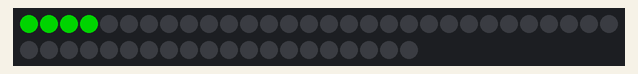
Bench run of a sketch on a simulated Arduino Uno, built with avr-gcc and run on an emulated ATmega328P. Parts: 50 RGB LEDs in strip order, left to right, continuing on the next row. Dim RGB values are drawn brighter than linear.

Above: at 0.1 s.
At 8.1 s:
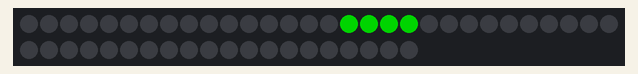
At 12.2 s:
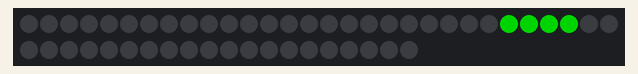
At 18.2 s:
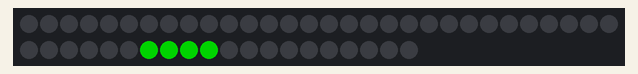
At 28.3 s:
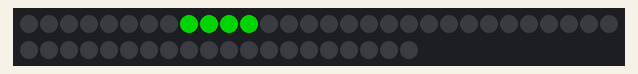
At 38.4 s:
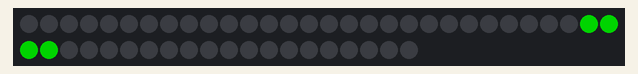

The sketch:

LEDLightShow.ino
```cpp
#define FASTLED_INTERNAL
#include "FastLED.h"

// How many leds in your strip?
#define NUM_LEDS 50

// For led chips like Neopixels, which have a data line, ground, and power, you just
// need to define DATA_PIN.  For led chipsets that are SPI based (four wires - data, clock,
// ground, and power), like the LPD8806 define both DATA_PIN and CLOCK_PIN
#define DATA_PIN 6
#define CLOCK_PIN 13

// Define the array of leds
CRGB leds[NUM_LEDS];

void setup() {
      // Uncomment/edit one of the following lines for your leds arrangement.
       FastLED.addLeds<WS2811, DATA_PIN, RGB>(leds, NUM_LEDS);
}

void loop() {
  // Turn the LED on, then pause
  /*for(int i = 1; i < NUM_LEDS; i++){
  leds[i] = CRGB::Red;
  FastLED.show();
  delay(100);
  leds[i-1] = CRGB::Green;
  FastLED.show();
  delay(100);
  // Now turn the LED off, then pause
  leds[i] = CRGB::Black;
  FastLED.show();
  delay(100);
  leds[i-1] = CRGB::Black;
  FastLED.show();
  delay(100);
  }*/
  int k = 0;
  int m = 0;
  int k2 = 4;
  int m2 = 4;
  for(int i = 0; i < NUM_LEDS -3; i+=4){
    for (int k1 = k; k1 < k2; k1++){
      leds[k1] = CRGB::Green;
      FastLED.show();
    }
    delay(1000);
    for (int m1 = m; m1 < m2; m1++){
      leds[m1] = CRGB::Black;
      FastLED.show();
    }
    delay(1000);
    k += 4;
    m += 4;
    k2 += 4;
    m2 += 4;
  }
}
```
